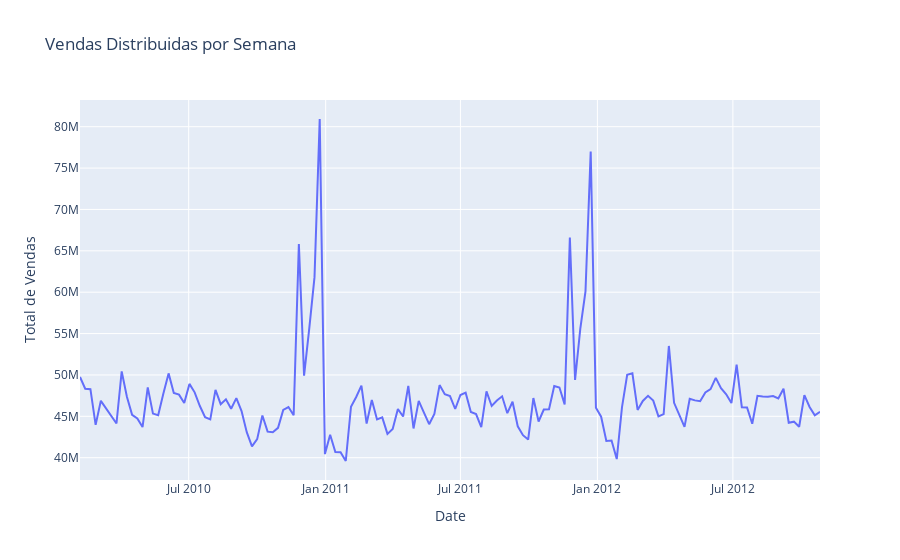

The notebook cell saved with this chart:
### Code cell
px.line(df_grupo, x='Date', y='Weekly_Sales',
        title='Vendas Distribuidas por Semana',
        labels={
        'Weekly_Sales': 'Total de Vendas',
        'Date': 'Date'
    })

### Figure 1 — Plotly figure (JSON) as saved in the notebook; plotly's stock layout.template omitted (floating-point values rounded to 4 significant figures; data arrays with more than 128 entries replaced by an {"elided": "..."} marker saying what was removed)
{"data": [{"hovertemplate": "Date=%{x}<br>Total de Vendas=%{y}<extra></extra>", "legendgroup": "", "line": {"color": "#636efa", "dash": "solid"}, "marker": {"symbol": "circle"}, "mode": "lines", "name": "", "orientation": "v", "showlegend": false, "type": "scatter", "x": {"elided": "143 str values"}, "xaxis": "x", "y": {"elided": "143 float values"}, "yaxis": "y"}], "layout": {"autosize": true, "legend": {"tracegroupgap": 0}, "title": {"text": "Vendas Distribuidas por Semana"}, "xaxis": {"anchor": "y", "autorange": true, "domain": [0, 1], "range": ["2010-02-05", "2012-10-26"], "title": {"text": "Date"}, "type": "date"}, "yaxis": {"anchor": "x", "autorange": true, "domain": [0, 1], "range": [37300000.0, 83230000.0], "title": {"text": "Total de Vendas"}, "type": "linear"}}}
